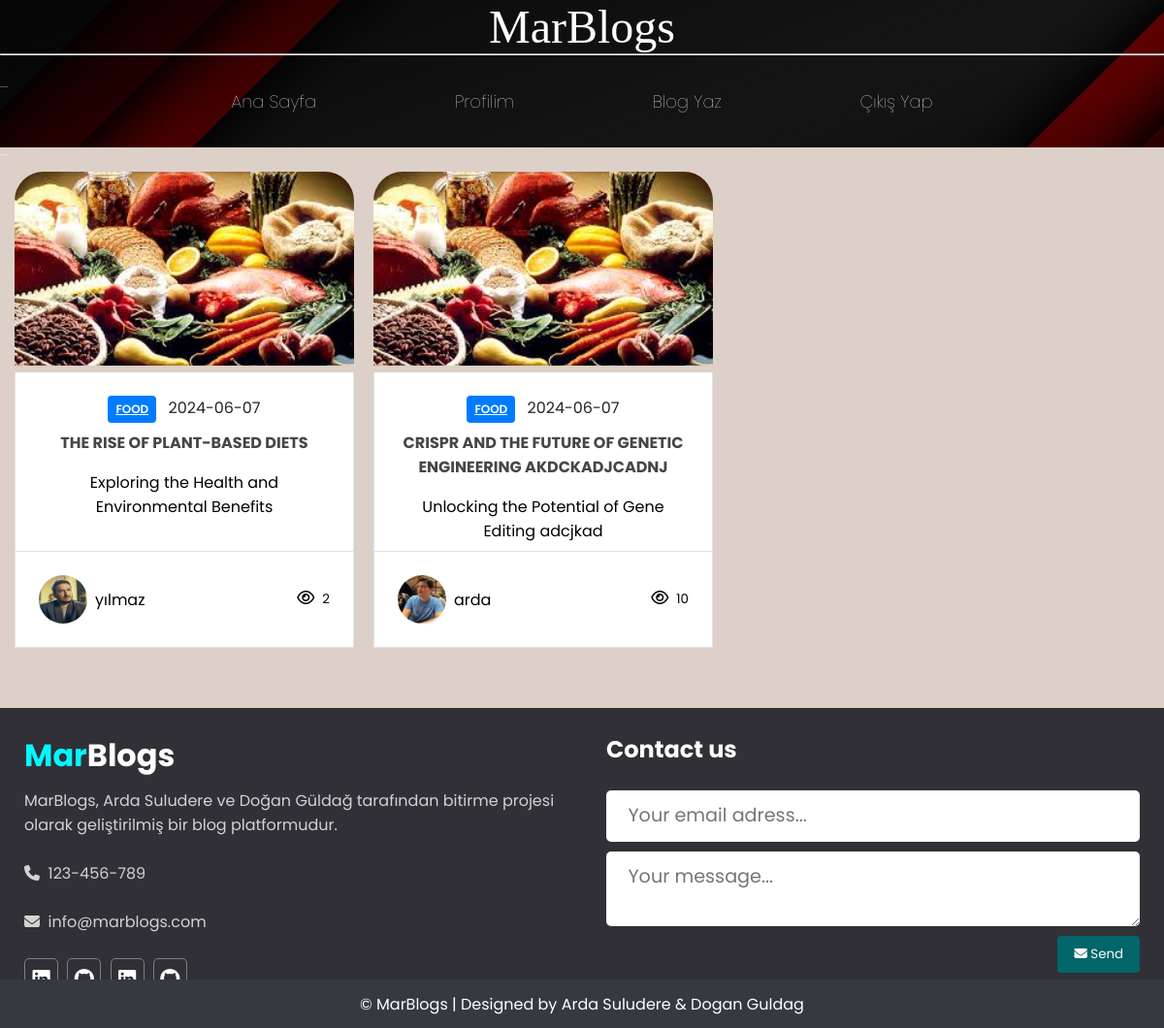
The page /blog/food (signed in) on the database its author committed.
### app/models.py (models this page shows, shortened)
class Blogs(db.Model):
    id = db.Column(db.Integer, primary_key=True)
    author_id = db.Column(db.Integer, db.ForeignKey('user.id'))  # Kullanıcının ID'sini referans alır
    title = db.Column(db.String(100), nullable=False)
    subtitle = db.Column(db.String(100), nullable=False)
    category = db.Column(db.String(100), nullable=False)
    reading_time = db.Column(db.Integer, nullable=False)
    publish_date = db.Column(db.Date, nullable=False)
    views = db.Column(db.Integer, nullable=False)
    content = db.Column(db.String(2000), nullable=False)
    @property
    def author_username(self):
        return self.author.username if self.author else None
    @property
    def author_photograph(self):
        return self._author_photograph
    @author_photograph.setter
    def author_photograph(self, value):
        self._author_photograph = value
    @author_username.setter
    def author_username(self, username):
        self.author = User.query.filter_by(username=username).first()

class User(UserMixin, db.Model):
    table_args = {'extend_existing': True}
    id = db.Column(db.Integer, primary_key=True)
    username = db.Column(db.String(64), index=True, unique=True)
    email = db.Column(db.String(120), index=True, unique=True)
    password_hash = db.Column(db.String(256))
    is_admin = db.Column(db.Boolean, default=False)
    fav_blogs = db.relationship('Blogs', secondary='user_fav_blogs', backref='favorited_by')
    photograph = db.Column(db.String(255))  # Dosya yolu için String tipinde bir sütun

### app/views.py (the view)
@app.route('/blog/<string:category_name>')
def category_blogs(category_name):
    blogs = Blogs.query.filter_by(category=category_name).all()
    for blog in blogs:
        user = User.query.filter_by(id=blog.author_id).first()
        image_url = url_for('static', filename=f'assets/images/blog-photos/{blog.category}.jpg')
        blog.image_url = image_url
        if user:
            blog.author_username = user.username
            blog.author_photograph = user.photograph
    return render_template('main.html', blogs=blogs)

### app/__init__.py (called while the page is built)
@login_manager.user_loader
def load_user(user_id):
    return User.query.get(int(user_id))

### app/templates/main.html
{% extends 'base.html' %} {% block title %} main {% endblock %}
{% block content %}
    <div class="blog-container">
        {% for blog in blogs %}
            <div class="blog-box mb-3">
                <img class="blog-img w-100" src="{{blog.image_url}}" alt="Blog" />
                <div class="cat-date-container">
                    <div class="cat-date">
                        <a href="/blog/{{ blog.category }}" class="category">{{blog.category}}</a>
                        <a href="#" class="publish-date">{{blog.publish_date}}</a>
                    </div>
                    <div class="tit-sub">
                        <a class="blog-title" href="/blog/{{ blog.id }}">{{blog.title}}</a>
                    <p class="blog-subtitle">{{blog.subtitle}}</p>
                    </div>
                </div>
                <div class="author-infos-views">
                    <div class="author-infos">
                        <img class="author-photo mr-2" src="{{ blog.author_photograph }}" alt="Author" width="50" height="50" />
                        <p class="author-name">{{blog.author_username}}</p>
                    </div>
                    <div class="views">
                        <small class="blog-views"><i class="far fa-eye mr-2"></i>{{blog.views}}</small>
                    </div>
                </div>
            </div>
        {% endfor %}
    </div>
{% endblock %}

### app/static/assets/css/style.css (style rules this page uses)
* { margin: 0; padding: 0; box-sizing: border-box; font-family: "Poppins", sans-serif; }

### app/static/assets/css/blog-style.css (style rules this page uses)
html,body { margin: 0; padding: 0; background-color: #DDD0C8; }
.blog-container { margin: 5px; display: flex; flex-wrap: wrap; width: 100%; box-sizing: border-box; }
.blog-box { width: calc(33.33% - 20px); max-width: 350px; margin: 20px 10px ; height: 500px; max-height: 500px; text-align: center; position: relative; }
.tit-sub { height: 100px; display: flex;; flex-direction: column; justify-content: flex-start; align-items: center; }
.mb-3 { margin-bottom: 3rem; }
.blog-img { max-width: 100%; height: 200px; border-radius: 30px 30px 0px 0px; object-fit: cover; }
.w-100 { width: 100%; }
.cat-date-container { background-color: white; border: 1px solid #dee2e6; border-top: 0; padding: 1.5rem; }
.cat-date { margin-bottom: 0.5rem; }
.category { display: inline-block; padding: 0.25em 0.4em; font-size: 75%; font-weight: 700; line-height: 1; text-align: center; white-space: nowrap; vertical-align: baseline; border-radius: 0.25rem; background-color: #007bff; color: white; text-transform: uppercase; font-weight: 600; padding: 0.5rem; margin-right: 0.5rem; }
.publish-date { color: #212529; text-decoration: none; }
.blog-title { display: block; margin-bottom: 1rem; color: rgb(70,70,70); text-decoration: none; text-transform: uppercase; font-weight: 700; }
.blog-subtitle { margin: 0; }
.author-infos-views { display: flex; text-align: center; justify-content: space-between; background-color: white; border: 1px solid #dee2e6; border-top: 0; padding: 1.5rem; }
.author-infos { display: flex; align-items: center; }
.author-photo { border-radius: 50%; width: 50px; height: 50px; }
.mr-2 { margin-right: 0.5rem; }
.views { display: flex; align-items: center; }
.blog-views { margin-left: 1rem; }
.far { font-family: 'Font Awesome 5 Free'; font-weight: 400; }
.fa-eye, .fa-comment { font-size: 1rem; }

### rows shown on the page
Blogs: category "FOOD", publish_date "2024-06-07", title "THE RISE OF PLANT-BASED DIETS", subtitle "Exploring the Health and Environmental Benefits", shows a picture, author_username "yılmaz", views "2"
Blogs: category "FOOD", publish_date "2024-06-07", title "CRISPR AND THE FUTURE OF GENETIC ENGINEERING AKDCKADJCADNJ", subtitle "Unlocking the Potential of Gene Editing adcjkad", shows a picture, author_username "arda", views "10"
